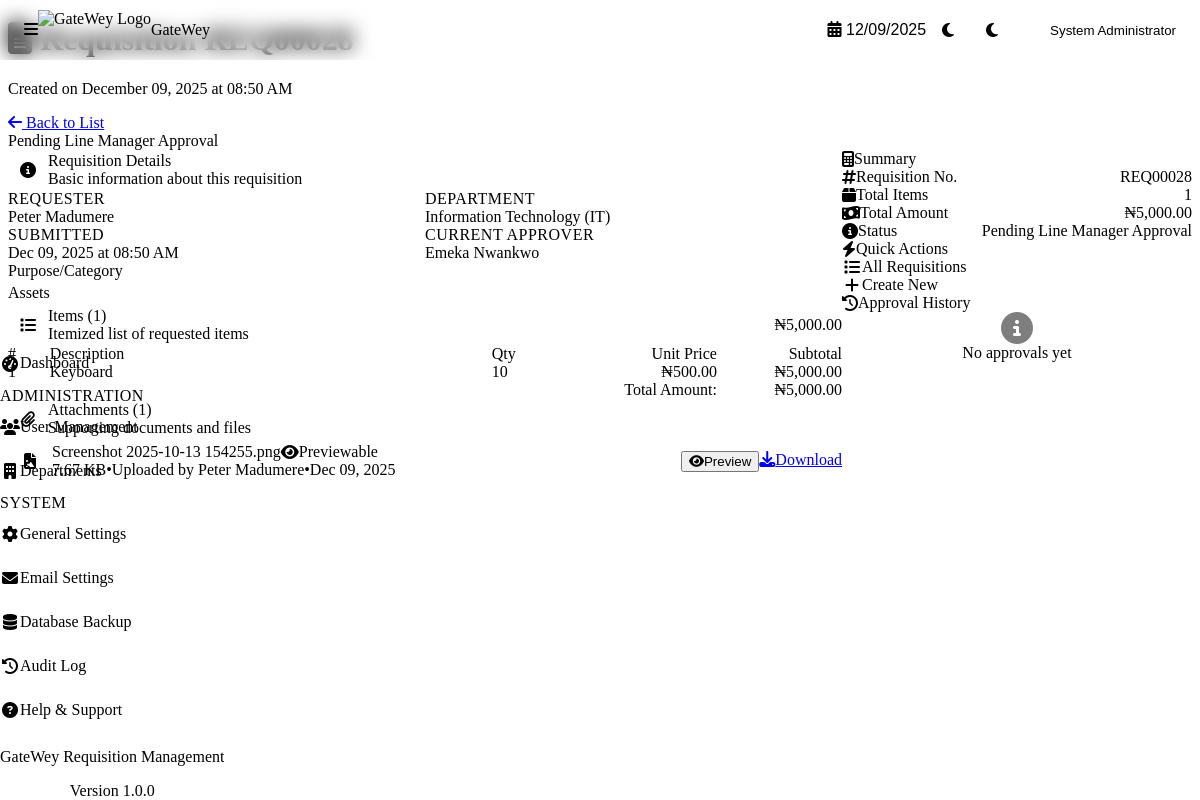
Screenshot of /requisitions/view.php?id=28 (signed in) with the database file from the repository.
### tables this page shows
CREATE TABLE `requisitions` (
  `id` int NOT NULL,
  `requisition_number` varchar(50) NOT NULL,
  `user_id` int NOT NULL,
  `department_id` int NOT NULL,
  `purpose` text NOT NULL,
  `description` text COMMENT 'Additional information or notes about the requisition',
  `total_amount` decimal(15,2) NOT NULL,
  `status` enum('draft','pending_line_manager','pending_md','pending_finance_manager','approved_for_payment','paid','completed','rejected','cancelled') NOT NULL DEFAULT 'draft',
  `current_approver_id` int DEFAULT NULL,
  `rejection_reason` text,
  `rejected_by_id` int DEFAULT NULL,
  `rejected_at` timestamp NULL DEFAULT NULL,
  `payment_date` timestamp NULL DEFAULT NULL,
  `payment_method` varchar(50) DEFAULT NULL,
  `payment_reference` varchar(100) DEFAULT NULL,
  `payment_notes` text,
  `receipt_uploaded` tinyint(1) DEFAULT '0',
  `receipt_uploaded_at` timestamp NULL DEFAULT NULL,
  `is_draft` tinyint(1) DEFAULT '0',
  `created_at` timestamp NOT NULL DEFAULT CURRENT_TIMESTAMP,
  `updated_at` timestamp NOT NULL DEFAULT CURRENT_TIMESTAMP ON UPDATE CURRENT_TIMESTAMP,
  `submitted_at` timestamp NULL DEFAULT NULL,
  `paid_by` int DEFAULT NULL,
  `receipt_file_path` varchar(500) DEFAULT NULL,
  `receipt_file_name` varchar(255) DEFAULT NULL,
  `receipt_notes` text
);

CREATE TABLE `users` (
  `id` int NOT NULL,
  `role_id` int NOT NULL,
  `department_id` int DEFAULT NULL,
  `first_name` varchar(50) NOT NULL,
  `last_name` varchar(50) NOT NULL,
  `email` varchar(100) NOT NULL,
  `password_hash` varchar(255) NOT NULL,
  `phone` varchar(20) DEFAULT NULL,
  `is_active` tinyint(1) DEFAULT '1',
  `last_login` timestamp NULL DEFAULT NULL,
  `created_at` timestamp NOT NULL DEFAULT CURRENT_TIMESTAMP,
  `updated_at` timestamp NOT NULL DEFAULT CURRENT_TIMESTAMP ON UPDATE CURRENT_TIMESTAMP
);

CREATE TABLE `departments` (
  `id` int NOT NULL,
  `department_name` varchar(100) NOT NULL,
  `department_code` varchar(20) NOT NULL,
  `description` text,
  `budget` decimal(15,2) DEFAULT '0.00',
  `is_active` tinyint(1) DEFAULT '1',
  `created_at` timestamp NOT NULL DEFAULT CURRENT_TIMESTAMP,
  `updated_at` timestamp NOT NULL DEFAULT CURRENT_TIMESTAMP ON UPDATE CURRENT_TIMESTAMP
);

CREATE TABLE `requisition_items` (
  `id` int NOT NULL,
  `requisition_id` int NOT NULL,
  `item_description` text NOT NULL,
  `quantity` int NOT NULL,
  `unit_price` decimal(15,2) NOT NULL,
  `subtotal` decimal(15,2) NOT NULL,
  `created_at` timestamp NOT NULL DEFAULT CURRENT_TIMESTAMP,
  `updated_at` timestamp NOT NULL DEFAULT CURRENT_TIMESTAMP ON UPDATE CURRENT_TIMESTAMP
);

CREATE TABLE `requisition_documents` (
  `id` int NOT NULL,
  `requisition_id` int NOT NULL,
  `document_type` enum('attachment','invoice','receipt','proof_of_payment') NOT NULL,
  `file_name` varchar(255) NOT NULL,
  `file_path` varchar(500) NOT NULL,
  `file_size` int NOT NULL,
  `mime_type` varchar(100) NOT NULL,
  `uploaded_by` int NOT NULL,
  `uploaded_at` timestamp NOT NULL DEFAULT CURRENT_TIMESTAMP
);

### requisitions/view.php (the view, shortened to what the rows shown need)
<?php
require_once __DIR__ . '/../config/config.php';
$requisitionId = isset($_GET['id']) ? (int)$_GET['id'] : 0;
$requisition = new Requisition();
$reqData = $requisition->getById($requisitionId);
function isPreviewable($filename)
{
    $ext = strtolower(pathinfo($filename, PATHINFO_EXTENSION));
    return in_array($ext, ['jpg', 'jpeg', 'png', 'gif', 'webp', 'pdf']);
}
function getPreviewType($filename)
{
    $ext = strtolower(pathinfo($filename, PATHINFO_EXTENSION));
    if (in_array($ext, ['jpg', 'jpeg', 'png', 'gif', 'webp'])) {
        return 'image';
    } elseif ($ext === 'pdf') {
        return 'pdf';
    }
    return 'none';
}
?>
<?php include __DIR__ . '/../includes/header.php'; ?>
<link rel="stylesheet" href="<?php echo BASE_URL; ?>/assets/css/status-indicators.css">
<div class="content-header">
    <div class="d-flex justify-content-between align-items-start">
        <div>
            <h1 class="content-title">
                <i class="fas fa-file-alt me-2"></i>
                Requisition <?php echo htmlspecialchars($reqData['requisition_number']); ?>
            </h1>
            <p class="content-description">Created on <?php echo format_date($reqData['created_at'], 'F d, Y \a\t h:i A'); ?></p>
        </div>
    </div>
</div>
<div class="status-banner <?php echo $reqData['status']; ?>">
    <div class="status-banner-header">
        <div class="status-info">
            <h5>
                <?php echo get_status_badge($reqData['status']); ?>
            </h5>
        </div>
    </div>
</div>
<div class="requisition-view-grid">
    <div class="requisition-main-content">
        <div class="section-card">
            <div class="section-body">
                <div class="detail-grid">
                    <div class="detail-item">
                        <label class="detail-label">Requester</label>
                        <div class="detail-value">
                            <?php echo htmlspecialchars($reqData['first_name'] . ' ' . $reqData['last_name']); ?>
                        </div>
                    </div>
                    <div class="detail-item">
                        <label class="detail-label">Department</label>
                        <div class="detail-value">
                            <?php echo htmlspecialchars($reqData['department_name']); ?>
                            <span class="detail-value-muted">
                                (<?php echo htmlspecialchars($reqData['department_code']); ?>)
                            </span>
                        </div>
                    </div>
                    <?php if ($reqData['submitted_at']): ?>
                        <div class="detail-item">
                            <label class="detail-label">Submitted</label>
                            <div class="detail-value">
                                <?php echo format_date($reqData['submitted_at'], 'M d, Y \a\t h:i A'); ?>
                            </div>
                        </div>
                    <?php endif; ?>
                    <?php if ($reqData['current_approver_id'] && !is_final_status($reqData['status'])): ?>
                        <div class="detail-item">
                            <label class="detail-label">Current Approver</label>
                            <div class="detail-value">
                                <?php echo htmlspecialchars($reqData['approver_first_name'] . ' ' . $reqData['approver_last_name']); ?>
                            </div>
                        </div>
                    <?php endif; ?>
                </div>
                <div class="purpose-display">
                    <label>Purpose/Category</label>
                    <p><?php echo htmlspecialchars($reqData['purpose']); ?></p>
                </div>
            </div>
        </div>
        <div class="section-card">
            <div class="section-header">
                <div class="section-header-content">
                    <div class="section-icon success">
                    </div>
                    <div class="section-title">
                    </div>
                </div>
                <div class="summary-value highlight">₦<?php echo number_format((float)$reqData['total_amount'], 2); ?>
                </div>
            </div>
            <div class="section-body" style="padding: 0;">
                <div class="items-table-container">
                    <table class="items-table">
                        <thead>
                            <tr>
                                <th style="width: 5%;">#</th>
                                <th>Description</th>
                                <th style="width: 12%;">Qty</th>
                                <th style="width: 15%;" class="text-right">Unit Price</th>
                                <th style="width: 15%;" class="text-right">Subtotal</th>
                            </tr>
                        </thead>
                        <tbody>
                            <?php foreach ($reqData['items'] as $index => $item): ?>
                                <tr>
                                    <td class="item-number1"><?php echo $index + 1; ?></td>
                                    <td><?php echo htmlspecialchars($item['item_description']); ?></td>
                                    <td><?php echo number_format($item['quantity']); ?></td>
                                    <td class="text-right">₦<?php echo number_format((float)$item['unit_price'], 2); ?></td>
                                    <td class="text-right subtotal">₦<?php echo number_format((float)$item['subtotal'], 2); ?></td>
                                </tr>
                            <?php endforeach; ?>
                        </tbody>
                        <tfoot>
                            <tr>
                                <td colspan="4" class="text-right">Total Amount:</td>
                                <td class="text-right total-amount">₦<?php echo number_format((float)$reqData['total_amount'], 2); ?></td>
                            </tr>
                        </tfoot>
                    </table>
                </div>
            </div>
        </div>
        <?php if (!empty($reqData['documents'])): ?>
            <div class="section-card" id="attachmentsCard">
                <div class="section-body">
                    <?php foreach ($reqData['documents'] as $doc): ?>
                        <div class="document-item">
                            <div class="document-info">
                                <div class="document-icon">
                                    <i class="fas <?php echo FileUpload::getFileIcon($doc['file_name']); ?>"></i>
                                </div>
                                <div class="document-details">
                                    <div class="document-name">
                                        <?php echo htmlspecialchars($doc['file_name']); ?>
                                        <?php if (isPreviewable($doc['file_name'])): ?>
                                            <span class="previewable-badge">
                                                <i class="fas fa-eye"></i>Previewable
                                            </span>
                                        <?php endif; ?>
                                    </div>
                                    <div class="document-meta">
                                        <span><?php echo format_file_size($doc['file_size']); ?></span>
                                        <span class="meta-separator">•</span>
                                        <span>Uploaded by <?php echo htmlspecialchars($doc['uploaded_by_name']); ?></span>
                                        <span class="meta-separator">•</span>
                                        <span><?php echo format_date($doc['uploaded_at'], 'M d, Y'); ?></span>
                                    </div>
                                </div>
                            </div>
                            <div class="document-actions">
                                <?php if (isPreviewable($doc['file_name'])): ?>
                                    <button type="button" class="btn btn-sm btn-secondary"
                                        onclick="previewFile('<?php echo $doc['id']; ?>', '<?php echo htmlspecialchars($doc['file_name'], ENT_QUOTES); ?>', '<?php echo getPreviewType($doc['file_name']); ?>')">
                                        <i class="fas fa-eye me-1"></i>Preview
                                    </button>
                                <?php endif; ?>
                                <a href="../api/download-file.php?id=<?php echo $doc['id']; ?>" class="btn btn-sm btn-primary" target="_blank">
                                    <i class="fas fa-download me-1"></i>Download
                                </a>
                            </div>
                        </div>
                    <?php endforeach; ?>
                </div>
            </div>
        <?php endif; ?>
    </div>
    <div class="requisition-sidebar">
        <div class="sidebar-card">
            <div class="sidebar-card-body">
                <div class="summary-item">
                    <span class="summary-label">
                        <i class="fas fa-hashtag"></i>Requisition No.
                    </span>
                    <span class="summary-value"><?php echo htmlspecialchars($reqData['requisition_number']); ?></span>
                </div>
                <div class="summary-item">
                    <span class="summary-label">
                        <i class="fas fa-money-bill-wave"></i>Total Amount
                    </span>
                    <span class="summary-value highlight">₦<?php echo number_format((float)$reqData['total_amount'], 2); ?></span>
                </div>
                <div class="summary-item">
                    <span class="summary-value"><?php echo get_status_badge($reqData['status']); ?></span>
                </div>
            </div>
        </div>
    </div>
</div>
</div>
<?php include __DIR__ . '/../includes/footer.php'; ?>

### config/constants.php (shortened to what the rows shown need)
<?php
function get_status_name($status) {
    $statuses = STATUS_NAMES;
    return $statuses[$status] ?? ucfirst(str_replace('_', ' ', $status));
}
function get_status_color($status) {
    $colors = STATUS_COLORS;
    return $colors[$status] ?? 'secondary';
}
function format_date($date, $format = DISPLAY_DATE_FORMAT) {
    try {
        $dateTime = new DateTime($date);
        return $dateTime->format($format);
    } catch (Exception $e) {
        return 'Invalid Date';
    }
}
function format_file_size($bytes, $decimals = 2) {
    $units = ['B', 'KB', 'MB', 'GB', 'TB'];
    $factor = floor((strlen((string)$bytes) - 1) / 3);
    return sprintf("%.{$decimals}f %s", $bytes / pow(1024, $factor), $units[$factor]);
}
function get_status_badge($status) {
    $name = get_status_name($status);
    $color = get_status_color($status);
    return '<span class="badge badge-' . $color . '">' . htmlspecialchars($name) . '</span>';
}
function is_final_status($status) {
    $finalStatuses = [
        STATUS_COMPLETED,
        STATUS_REJECTED,
        STATUS_CANCELLED
    ];
    return in_array($status, $finalStatuses);
}

### rows the page displays
requisitions: requisition_number "REQ00028", created_at "December 09, 2025 at 08:50 AM", status "Pending Line Manager Approval Pending Line Manager Approval", user.last_name "Peter Madumere", department.department_name "Information Technology", department.department_code "IT", submitted_at "Dec 09, 2025 at 08:50 AM", current_approver.last_name "Emeka Nwankwo", purpose "Assets", total_amount "5,000.00"
requisition_items: item_description "Keyboard", quantity "10", unit_price "500.00", subtotal "5,000.00"
requisition_documents: file_name "Screenshot 2025-10-13 154255.png", shows "Previewable", file_size "7.67 KB", uploaded_by_name "Peter Madumere", uploaded_at "Dec 09, 2025"

### other values shown
$userName "System Administrator"
APP_NAME "GateWey Requisition Management"
count($reqData['items']) "1"
count($reqData['documents']) "1"
